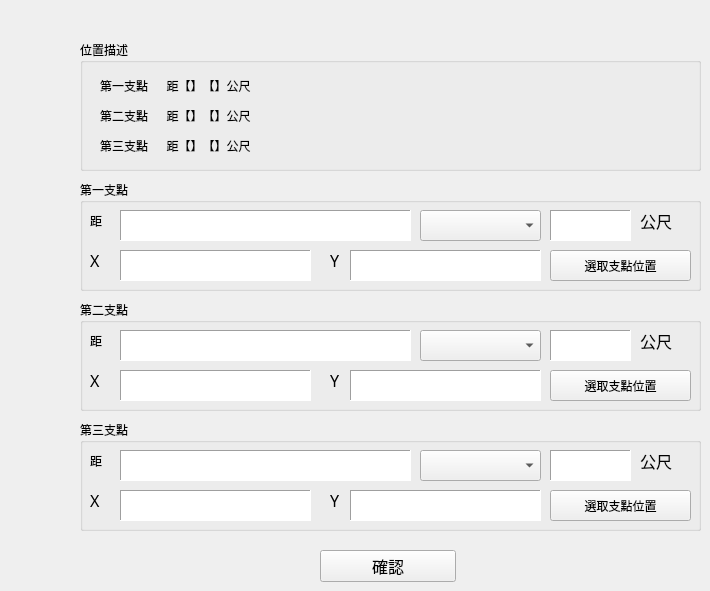
   <widget class="QWidget" name="tab">
    <attribute name="title">
     <string>三支距</string>
    </attribute>
    <widget class="QGroupBox" name="groupBox">
     <property name="geometry">
      <rect>
       <x>80</x>
       <y>40</y>
       <width>621</width>
       <height>131</height>
      </rect>
     </property>
     <property name="palette">
      <palette>
       <active>
        <colorrole role="Base">
         <brush brushstyle="SolidPattern">
          <color alpha="255">
           <red>255</red>
           <green>255</green>
           <blue>255</blue>
          </color>
         </brush>
        </colorrole>
        <colorrole role="Window">
         <brush brushstyle="SolidPattern">
          <color alpha="255">
           <red>240</red>
           <green>240</green>
           <blue>240</blue>
          </color>
         </brush>
        </colorrole>
       </active>
       <inactive>
        <colorrole role="Base">
         <brush brushstyle="SolidPattern">
          <color alpha="255">
           <red>255</red>
           <green>255</green>
           <blue>255</blue>
          </color>
         </brush>
        </colorrole>
        <colorrole role="Window">
         <brush brushstyle="SolidPattern">
          <color alpha="255">
           <red>240</red>
           <green>240</green>
           <blue>240</blue>
          </color>
         </brush>
        </colorrole>
       </inactive>
       <disabled>
        <colorrole role="Base">
         <brush brushstyle="SolidPattern">
          <color alpha="255">
           <red>240</red>
           <green>240</green>
           <blue>240</blue>
          </color>
         </brush>
        </colorrole>
        <colorrole role="Window">
         <brush brushstyle="SolidPattern">
          <color alpha="255">
           <red>240</red>
           <green>240</green>
           <blue>240</blue>
          </color>
         </brush>
        </colorrole>
       </disabled>
      </palette>
     </property>
     <property name="font">
      <font>
       <family>Arial Unicode MS</family>
      </font>
     </property>
     <property name="autoFillBackground">
      <bool>false</bool>
     </property>
     <property name="title">
      <string>位置描述</string>
     </property>
     <property name="flat">
      <bool>false</bool>
     </property>
     <widget class="QLabel" name="lbl_pin1">
      <property name="geometry">
       <rect>
        <x>20</x>
        <y>30</y>
        <width>581</width>
        <height>31</height>
       </rect>
      </property>
      <property name="font">
       <font>
        <family>Arial Unicode MS</family>
       </font>
      </property>
      <property name="text">
       <string>第一支點      距【】【】公尺</string>
      </property>
     </widget>
     <widget class="QLabel" name="lbl_pin2">
      <property name="geometry">
       <rect>
        <x>20</x>
        <y>60</y>
        <width>581</width>
        <height>31</height>
       </rect>
      </property>
      <property name="font">
       <font>
        <family>Arial Unicode MS</family>
       </font>
      </property>
      <property name="text">
       <string>第二支點      距【】【】公尺</string>
      </property>
     </widget>
     <widget class="QLabel" name="lbl_pin3">
      <property name="geometry">
       <rect>
        <x>20</x>
        <y>90</y>
        <width>581</width>
        <height>31</height>
       </rect>
      </property>
      <property name="font">
       <font>
        <family>Arial Unicode MS</family>
       </font>
      </property>
      <property name="text">
       <string>第三支點      距【】【】公尺</string>
      </property>
     </widget>
    </widget>
    <widget class="QGroupBox" name="groupBox_2">
     <property name="geometry">
      <rect>
       <x>80</x>
       <y>180</y>
       <width>621</width>
       <height>111</height>
      </rect>
     </property>
     <property name="font">
      <font>
       <family>Arial Unicode MS</family>
      </font>
     </property>
     <property name="title">
      <string>第一支點</string>
     </property>
     <widget class="QLabel" name="label_9">
      <property name="geometry">
       <rect>
        <x>10</x>
        <y>30</y>
        <width>21</width>
        <height>21</height>
       </rect>
      </property>
      <property name="font">
       <font>
        <family>Arial Unicode MS</family>
       </font>
      </property>
      <property name="text">
       <string>距</string>
      </property>
     </widget>
     <widget class="QTextEdit" name="teP1disc">
      <property name="geometry">
       <rect>
        <x>40</x>
        <y>30</y>
        <width>291</width>
        <height>31</height>
       </rect>
      </property>
      <property name="font">
       <font>
        <family>Arial Unicode MS</family>
       </font>
      </property>
      <property name="frameShape">
       <enum>QFrame::Panel</enum>
      </property>
      <property name="frameShadow">
       <enum>QFrame::Sunken</enum>
      </property>
      <property name="verticalScrollBarPolicy">
       <enum>Qt::ScrollBarAlwaysOff</enum>
      </property>
     </widget>
     <widget class="QComboBox" name="cbP1pos">
      <property name="geometry">
       <rect>
        <x>340</x>
        <y>30</y>
        <width>121</width>
        <height>31</height>
       </rect>
      </property>
      <property name="font">
       <font>
        <family>Arial Unicode MS</family>
        <pointsize>12</pointsize>
       </font>
      </property>
      <property name="contextMenuPolicy">
       <enum>Qt::DefaultContextMenu</enum>
      </property>
      <item>
       <property name="text">
        <string/>
       </property>
      </item>
      <item>
       <property name="text">
        <string>電力桿</string>
       </property>
      </item>
      <item>
       <property name="text">
        <string>電信桿</string>
       </property>
      </item>
      <item>
       <property name="text">
        <string>電力人孔</string>
       </property>
      </item>
      <item>
       <property name="text">
        <string>電信人孔</string>
       </property>
      </item>
      <item>
       <property name="text">
        <string>電信箱座</string>
       </property>
      </item>
      <item>
       <property name="text">
        <string>路燈</string>
       </property>
      </item>
      <item>
       <property name="text">
        <string>交通號誌</string>
       </property>
      </item>
      <item>
       <property name="text">
        <string>門柱</string>
       </property>
      </item>
      <item>
       <property name="text">
        <string>屋角</string>
       </property>
      </item>
      <item>
       <property name="text">
        <string>建物</string>
       </property>
      </item>
      <item>
       <property name="text">
        <string>三角點</string>
       </property>
      </item>
      <item>
       <property name="text">
        <string>水準點</string>
       </property>
      </item>
      <item>
       <property name="text">
        <string>變電箱座</string>
       </property>
      </item>
      <item>
       <property name="text">
        <string>變壓箱座</string>
       </property>
      </item>
      <item>
       <property name="text">
        <string>安全島</string>
       </property>
      </item>
      <item>
       <property name="text">
        <string>水池</string>
       </property>
      </item>
      <item>
       <property name="text">
        <string>板牆</string>
       </property>
      </item>
      <item>
       <property name="text">
        <string>圍牆</string>
       </property>
      </item>
      <item>
       <property name="text">
        <string>路邊</string>
       </property>
      </item>
      <item>
       <property name="text">
        <string>鐵絲網</string>
       </property>
      </item>
      <item>
       <property name="text">
        <string>路標</string>
       </property>
      </item>
      <item>
       <property name="text">
        <string>其他</string>
       </property>
      </item>
     </widget>
     <widget class="QTextEdit" name="teP1dis">
      <property name="geometry">
       <rect>
        <x>470</x>
        <y>30</y>
        <width>81</width>
        <height>31</height>
       </rect>
      </property>
      <property name="font">
       <font>
        <family>Arial Unicode MS</family>
        <pointsize>12</pointsize>
       </font>
      </property>
      <property name="frameShape">
       <enum>QFrame::Panel</enum>
      </property>
      <property name="frameShadow">
       <enum>QFrame::Sunken</enum>
      </property>
      <property name="verticalScrollBarPolicy">
       <enum>Qt::ScrollBarAlwaysOff</enum>
      </property>
     </widget>
     <widget class="QLabel" name="label_8">
      <property name="geometry">
       <rect>
        <x>560</x>
        <y>30</y>
        <width>41</width>
        <height>21</height>
       </rect>
      </property>
      <property name="font">
       <font>
        <family>Arial Unicode MS</family>
        <pointsize>12</pointsize>
       </font>
      </property>
      <property name="text">
       <string>公尺</string>
      </property>
     </widget>
     <widget class="QLabel" name="label_16">
      <property name="geometry">
       <rect>
        <x>10</x>
        <y>70</y>
        <width>16</width>
        <height>21</height>
       </rect>
      </property>
      <property name="font">
       <font>
        <family>Arial Unicode MS</family>
        <pointsize>12</pointsize>
       </font>
      </property>
      <property name="text">
       <string>X</string>
      </property>
     </widget>
     <widget class="QTextEdit" name="teP1x">
      <property name="geometry">
       <rect>
        <x>40</x>
        <y>70</y>
        <width>191</width>
        <height>31</height>
       </rect>
      </property>
      <property name="font">
       <font>
        <family>Arial Unicode MS</family>
        <pointsize>12</pointsize>
       </font>
      </property>
      <property name="frameShape">
       <enum>QFrame::Panel</enum>
      </property>
      <property name="frameShadow">
       <enum>QFrame::Sunken</enum>
      </property>
      <property name="verticalScrollBarPolicy">
       <enum>Qt::ScrollBarAlwaysOff</enum>
      </property>
     </widget>
     <widget class="QLabel" name="label_17">
      <property name="geometry">
       <rect>
        <x>250</x>
        <y>70</y>
        <width>16</width>
        <height>21</height>
       </rect>
      </property>
      <property name="font">
       <font>
        <family>Arial Unicode MS</family>
        <pointsize>12</pointsize>
       </font>
      </property>
      <property name="text">
       <string>Y</string>
      </property>
     </widget>
     <widget class="QTextEdit" name="teP1y">
      <property name="geometry">
       <rect>
        <x>270</x>
        <y>70</y>
        <width>191</width>
        <height>31</height>
       </rect>
      </property>
      <property name="font">
       <font>
        <family>Arial Unicode MS</family>
        <pointsize>12</pointsize>
       </font>
      </property>
      <property name="frameShape">
       <enum>QFrame::Panel</enum>
      </property>
      <property name="frameShadow">
       <enum>QFrame::Sunken</enum>
      </property>
      <property name="verticalScrollBarPolicy">
       <enum>Qt::ScrollBarAlwaysOff</enum>
      </property>
     </widget>
     <widget class="QPushButton" name="btP1xy">
      <property name="geometry">
       <rect>
        <x>470</x>
        <y>70</y>
        <width>141</width>
        <height>31</height>
       </rect>
      </property>
      <property name="font">
       <font>
        <family>Arial Unicode MS</family>
       </font>
      </property>
      <property name="text">
       <string>選取支點位置</string>
      </property>
     </widget>
    </widget>
    <widget class="QGroupBox" name="groupBox_3">
     <property name="geometry">
      <rect>
       <x>80</x>
       <y>300</y>
       <width>621</width>
       <height>111</height>
      </rect>
     </property>
     <property name="font">
      <font>
       <family>Arial Unicode MS</family>
      </font>
     </property>
     <property name="title">
      <string>第二支點</string>
     </property>
     <widget class="QLabel" name="label_18">
      <property name="geometry">
       <rect>
        <x>10</x>
        <y>30</y>
        <width>21</width>
        <height>21</height>
       </rect>
      </property>
      <property name="font">
       <font>
        <family>Arial Unicode MS</family>
       </font>
      </property>
      <property name="text">
       <string>距</string>
      </property>
     </widget>
     <widget class="QTextEdit" name="teP2disc">
      <property name="geometry">
       <rect>
        <x>40</x>
        <y>30</y>
        <width>291</width>
        <height>31</height>
       </rect>
      </property>
      <property name="font">
       <font>
        <family>Arial Unicode MS</family>
        <pointsize>12</pointsize>
       </font>
      </property>
      <property name="frameShape">
       <enum>QFrame::Panel</enum>
      </property>
      <property name="frameShadow">
       <enum>QFrame::Sunken</enum>
      </property>
      <property name="verticalScrollBarPolicy">
       <enum>Qt::ScrollBarAlwaysOff</enum>
      </property>
     </widget>
     <widget class="QComboBox" name="cbP2pos">
      <property name="geometry">
       <rect>
        <x>340</x>
        <y>30</y>
        <width>121</width>
        <height>31</height>
       </rect>
      </property>
      <property name="font">
       <font>
        <family>Arial Unicode MS</family>
        <pointsize>12</pointsize>
       </font>
      </property>
      <item>
       <property name="text">
        <string/>
       </property>
      </item>
      <item>
       <property name="text">
        <string>電力桿</string>
       </property>
      </item>
      <item>
       <property name="text">
        <string>電信桿</string>
       </property>
      </item>
      <item>
       <property name="text">
        <string>電力人孔</string>
       </property>
      </item>
      <item>
       <property name="text">
        <string>電信人孔</string>
       </property>
      </item>
      <item>
       <property name="text">
        <string>電信箱座</string>
       </property>
      </item>
      <item>
       <property name="text">
        <string>路燈</string>
       </property>
      </item>
      <item>
       <property name="text">
        <string>交通號誌</string>
       </property>
      </item>
      <item>
       <property name="text">
        <string>門柱</string>
       </property>
      </item>
      <item>
       <property name="text">
        <string>屋角</string>
       </property>
      </item>
      <item>
       <property name="text">
        <string>建物</string>
       </property>
      </item>
      <item>
       <property name="text">
        <string>三角點</string>
       </property>
      </item>
      <item>
       <property name="text">
        <string>水準點</string>
       </property>
      </item>
      <item>
       <property name="text">
        <string>變電箱座</string>
       </property>
      </item>
      <item>
       <property name="text">
        <string>變壓箱座</string>
       </property>
      </item>
      <item>
       <property name="text">
        <string>安全島</string>
       </property>
      </item>
      <item>
       <property name="text">
        <string>水池</string>
       </property>
      </item>
      <item>
       <property name="text">
        <string>板牆</string>
       </property>
      </item>
      <item>
       <property name="text">
        <string>圍牆</string>
       </property>
      </item>
      <item>
       <property name="text">
        <string>路邊</string>
       </property>
      </item>
      <item>
       <property name="text">
        <string>鐵絲網</string>
       </property>
      </item>
      <item>
       <property name="text">
        <string>路標</string>
       </property>
      </item>
      <item>
       <property name="text">
        <string>其他</string>
       </property>
      </item>
     </widget>
     <widget class="QTextEdit" name="teP2dis">
      <property name="geometry">
       <rect>
        <x>470</x>
        <y>30</y>
        <width>81</width>
        <height>31</height>
       </rect>
      </property>
      <property name="font">
       <font>
        <family>Arial Unicode MS</family>
        <pointsize>12</pointsize>
       </font>
      </property>
      <property name="frameShape">
       <enum>QFrame::Panel</enum>
      </property>
      <property name="frameShadow">
       <enum>QFrame::Sunken</enum>
      </property>
      <property name="verticalScrollBarPolicy">
       <enum>Qt::ScrollBarAlwaysOff</enum>
      </property>
     </widget>
     <widget class="QLabel" name="label_19">
      <property name="geometry">
       <rect>
        <x>560</x>
        <y>30</y>
        <width>41</width>
        <height>21</height>
       </rect>
      </property>
      <property name="font">
       <font>
        <family>Arial Unicode MS</family>
        <pointsize>12</pointsize>
       </font>
      </property>
      <property name="text">
       <string>公尺</string>
      </property>
     </widget>
     <widget class="QLabel" name="label_20">
      <property name="geometry">
       <rect>
        <x>10</x>
        <y>70</y>
        <width>16</width>
        <height>21</height>
       </rect>
      </property>
      <property name="font">
       <font>
        <family>Arial Unicode MS</family>
        <pointsize>12</pointsize>
       </font>
      </property>
      <property name="text">
       <string>X</string>
      </property>
     </widget>
     <widget class="QTextEdit" name="teP2x">
      <property name="geometry">
       <rect>
        <x>40</x>
        <y>70</y>
        <width>191</width>
        <height>31</height>
       </rect>
      </property>
      <property name="font">
       <font>
        <family>Arial Unicode MS</family>
        <pointsize>12</pointsize>
       </font>
      </property>
      <property name="frameShape">
       <enum>QFrame::Panel</enum>
      </property>
      <property name="frameShadow">
       <enum>QFrame::Sunken</enum>
      </property>
      <property name="verticalScrollBarPolicy">
       <enum>Qt::ScrollBarAlwaysOff</enum>
      </property>
     </widget>
     <widget class="QLabel" name="label_21">
      <property name="geometry">
       <rect>
        <x>250</x>
        <y>70</y>
        <width>16</width>
        <height>21</height>
       </rect>
      </property>
      <property name="font">
       <font>
        <family>Arial Unicode MS</family>
        <pointsize>12</pointsize>
       </font>
      </property>
      <property name="text">
       <string>Y</string>
      </property>
     </widget>
     <widget class="QTextEdit" name="teP2y">
      <property name="geometry">
       <rect>
        <x>270</x>
        <y>70</y>
        <width>191</width>
        <height>31</height>
       </rect>
      </property>
      <property name="font">
       <font>
        <family>Arial Unicode MS</family>
        <pointsize>12</pointsize>
       </font>
      </property>
      <property name="frameShape">
       <enum>QFrame::Panel</enum>
      </property>
      <property name="frameShadow">
       <enum>QFrame::Sunken</enum>
      </property>
      <property name="verticalScrollBarPolicy">
       <enum>Qt::ScrollBarAlwaysOff</enum>
      </property>
     </widget>
     <widget class="QPushButton" name="btP2xy">
      <property name="geometry">
       <rect>
        <x>470</x>
        <y>70</y>
        <width>141</width>
        <height>31</height>
       </rect>
      </property>
      <property name="font">
       <font>
        <family>Arial Unicode MS</family>
       </font>
      </property>
      <property name="text">
       <string>選取支點位置</string>
      </property>
     </widget>
    </widget>
    <widget class="QGroupBox" name="groupBox_4">
     <property name="geometry">
      <rect>
       <x>80</x>
       <y>420</y>
       <width>621</width>
       <height>111</height>
      </rect>
     </property>
     <property name="font">
      <font>
       <family>Arial Unicode MS</family>
      </font>
     </property>
     <property name="title">
      <string>第三支點</string>
     </property>
     <widget class="QLabel" name="label_22">
      <property name="geometry">
       <rect>
        <x>10</x>
        <y>30</y>
        <width>21</width>
        <height>21</height>
       </rect>
      </property>
      <property name="font">
       <font>
        <family>Arial Unicode MS</family>
       </font>
      </property>
      <property name="text">
       <string>距</string>
      </property>
     </widget>
     <widget class="QTextEdit" name="teP3disc">
      <property name="geometry">
       <rect>
        <x>40</x>
        <y>30</y>
        <width>291</width>
        <height>31</height>
       </rect>
      </property>
      <property name="font">
       <font>
        <family>Arial Unicode MS</family>
       </font>
      </property>
      <property name="frameShape">
       <enum>QFrame::Panel</enum>
      </property>
      <property name="frameShadow">
       <enum>QFrame::Sunken</enum>
      </property>
      <property name="verticalScrollBarPolicy">
       <enum>Qt::ScrollBarAlwaysOff</enum>
      </property>
     </widget>
     <widget class="QComboBox" name="cbP3pos">
      <property name="geometry">
       <rect>
        <x>340</x>
        <y>30</y>
        <width>121</width>
        <height>31</height>
       </rect>
      </property>
      <property name="font">
       <font>
        <family>Arial Unicode MS</family>
        <pointsize>12</pointsize>
       </font>
      </property>
      <item>
       <property name="text">
        <string/>
       </property>
      </item>
      <item>
       <property name="text">
        <string>電力桿</string>
       </property>
      </item>
      <item>
       <property name="text">
        <string>電信桿</string>
       </property>
      </item>
      <item>
       <property name="text">
        <string>電力人孔</string>
       </property>
      </item>
      <item>
       <property name="text">
        <string>電信人孔</string>
       </property>
      </item>
      <item>
       <property name="text">
        <string>電信箱座</string>
       </property>
      </item>
      <item>
       <property name="text">
        <string>路燈</string>
       </property>
      </item>
      <item>
       <property name="text">
        <string>交通號誌</string>
       </property>
      </item>
      <item>
       <property name="text">
        <string>門柱</string>
       </property>
      </item>
      <item>
       <property name="text">
        <string>屋角</string>
       </property>
      </item>
      <item>
       <property name="text">
        <string>建物</string>
       </property>
      </item>
      <item>
       <property name="text">
        <string>三角點</string>
       </property>
      </item>
      <item>
       <property name="text">
        <string>水準點</string>
       </property>
      </item>
      <item>
       <property name="text">
        <string>變電箱座</string>
       </property>
      </item>
      <item>
       <property name="text">
        <string>變壓箱座</string>
       </property>
      </item>
      <item>
       <property name="text">
        <string>安全島</string>
       </property>
      </item>
      <item>
       <property name="text">
        <string>水池</string>
       </property>
      </item>
      <item>
       <property name="text">
        <string>板牆</string>
       </property>
      </item>
      <item>
       <property name="text">
        <string>圍牆</string>
       </property>
      </item>
      <item>
       <property name="text">
        <string>路邊</string>
       </property>
      </item>
      <item>
       <property name="text">
        <string>鐵絲網</string>
       </property>
      </item>
      <item>
       <property name="text">
        <string>路標</string>
       </property>
      </item>
      <item>
       <property name="text">
        <string>其他</string>
       </property>
      </item>
     </widget>
     <widget class="QTextEdit" name="teP3dis">
      <property name="geometry">
       <rect>
        <x>470</x>
        <y>30</y>
        <width>81</width>
        <height>31</height>
       </rect>
      </property>
      <property name="font">
       <font>
        <family>Arial Unicode MS</family>
        <pointsize>12</pointsize>
       </font>
      </property>
      <property name="frameShape">
       <enum>QFrame::Panel</enum>
      </property>
      <property name="frameShadow">
       <enum>QFrame::Sunken</enum>
      </property>
      <property name="verticalScrollBarPolicy">
       <enum>Qt::ScrollBarAlwaysOff</enum>
      </property>
     </widget>
     <widget class="QLabel" name="label_23">
      <property name="geometry">
       <rect>
        <x>560</x>
        <y>30</y>
        <width>41</width>
        <height>21</height>
       </rect>
      </property>
      <property name="font">
       <font>
        <family>Arial Unicode MS</family>
        <pointsize>12</pointsize>
       </font>
      </property>
      <property name="text">
       <string>公尺</string>
      </property>
     </widget>
     <widget class="QLabel" name="label_24">
      <property name="geometry">
       <rect>
        <x>10</x>
        <y>70</y>
        <width>16</width>
        <height>21</height>
       </rect>
      </property>
      <property name="font">
       <font>
        <family>Arial Unicode MS</family>
        <pointsize>12</pointsize>
       </font>
      </property>
      <property name="text">
       <string>X</string>
      </property>
     </widget>
     <widget class="QTextEdit" name="teP3x">
      <property name="geometry">
       <rect>
        <x>40</x>
        <y>70</y>
        <width>191</width>
        <height>31</height>
       </rect>
      </property>
      <property name="font">
       <font>
        <family>Arial Unicode MS</family>
        <pointsize>12</pointsize>
       </font>
      </property>
      <property name="frameShape">
       <enum>QFrame::Panel</enum>
      </property>
      <property name="frameShadow">
       <enum>QFrame::Sunken</enum>
      </property>
      <property name="verticalScrollBarPolicy">
       <enum>Qt::ScrollBarAlwaysOff</enum>
      </property>
     </widget>
     <widget class="QLabel" name="label_25">
      <property name="geometry">
       <rect>
        <x>250</x>
        <y>70</y>
        <width>16</width>
        <height>21</height>
       </rect>
      </property>
      <property name="font">
       <font>
        <family>Arial Unicode MS</family>
        <pointsize>12</pointsize>
       </font>
      </property>
      <property name="text">
       <string>Y</string>
      </property>
     </widget>
     <widget class="QTextEdit" name="teP3y">
      <property name="geometry">
       <rect>
        <x>270</x>
        <y>70</y>
        <width>191</width>
        <height>31</height>
       </rect>
      </property>
      <property name="font">
       <font>
        <family>Arial Unicode MS</family>
        <pointsize>12</pointsize>
       </font>
      </property>
      <property name="frameShape">
       <enum>QFrame::Panel</enum>
      </property>
      <property name="frameShadow">
       <enum>QFrame::Sunken</enum>
      </property>
      <property name="verticalScrollBarPolicy">
       <enum>Qt::ScrollBarAlwaysOff</enum>
      </property>
     </widget>
     <widget class="QPushButton" name="btP3xy">
      <property name="geometry">
       <rect>
        <x>470</x>
        <y>70</y>
        <width>141</width>
        <height>31</height>
       </rect>
      </property>
      <property name="font">
       <font>
        <family>Arial Unicode MS</family>
       </font>
      </property>
      <property name="text">
       <string>選取支點位置</string>
      </property>
     </widget>
    </widget>
    <widget class="QPushButton" name="pushButtonOK_pin">
     <property name="geometry">
      <rect>
       <x>320</x>
       <y>550</y>
       <width>136</width>
       <height>32</height>
      </rect>
     </property>
     <property name="font">
      <font>
       <pointsize>12</pointsize>
      </font>
     </property>
     <property name="text">
      <string>確認</string>
     </property>
    </widget>
   </widget>
